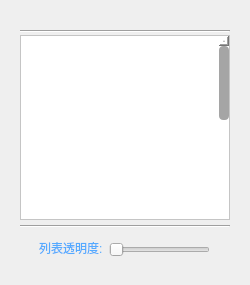
<?xml version="1.0" encoding="UTF-8"?>
<ui version="4.0">
 <class>skinbox</class>
 <widget class="QDialog" name="skinbox">
  <property name="geometry">
   <rect>
    <x>0</x>
    <y>0</y>
    <width>250</width>
    <height>285</height>
   </rect>
  </property>
  <property name="minimumSize">
   <size>
    <width>250</width>
    <height>285</height>
   </size>
  </property>
  <property name="maximumSize">
   <size>
    <width>250</width>
    <height>285</height>
   </size>
  </property>
  <property name="windowTitle">
   <string>Dialog</string>
  </property>
  <property name="styleSheet">
   <string notr="true">QAbstractScrollArea</string>
  </property>
  <widget class="QWidget" name="widget" native="true">
   <property name="geometry">
    <rect>
     <x>0</x>
     <y>0</y>
     <width>250</width>
     <height>285</height>
    </rect>
   </property>
   <property name="minimumSize">
    <size>
     <width>250</width>
     <height>285</height>
    </size>
   </property>
   <property name="maximumSize">
    <size>
     <width>250</width>
     <height>285</height>
    </size>
   </property>
   <property name="styleSheet">
    <string notr="true">border-image: url(:/image/skinbg.png);border-image: url(:/image/skinbg.png);</string>
   </property>
   <widget class="QSlider" name="horizontalSlider">
    <property name="geometry">
     <rect>
      <x>109</x>
      <y>240</y>
      <width>101</width>
      <height>20</height>
     </rect>
    </property>
    <property name="styleSheet">
     <string notr="true"/>
    </property>
    <property name="orientation">
     <enum>Qt::Horizontal</enum>
    </property>
   </widget>
   <widget class="QLabel" name="label">
    <property name="geometry">
     <rect>
      <x>39</x>
      <y>240</y>
      <width>65</width>
      <height>16</height>
     </rect>
    </property>
    <property name="styleSheet">
     <string notr="true">color: rgb(85, 170, 255);
border-image:NULL;</string>
    </property>
    <property name="text">
     <string>列表透明度:</string>
    </property>
   </widget>
   <widget class="Line" name="line_2">
    <property name="geometry">
     <rect>
      <x>20</x>
      <y>30</y>
      <width>210</width>
      <height>3</height>
     </rect>
    </property>
    <property name="styleSheet">
     <string notr="true">border-image:NUL</string>
    </property>
    <property name="orientation">
     <enum>Qt::Horizontal</enum>
    </property>
   </widget>
   <widget class="Line" name="line_3">
    <property name="geometry">
     <rect>
      <x>20</x>
      <y>225</y>
      <width>210</width>
      <height>3</height>
     </rect>
    </property>
    <property name="styleSheet">
     <string notr="true">border-image:NUL</string>
    </property>
    <property name="orientation">
     <enum>Qt::Horizontal</enum>
    </property>
   </widget>
   <widget class="QScrollArea" name="scrollArea">
    <property name="geometry">
     <rect>
      <x>20</x>
      <y>35</y>
      <width>210</width>
      <height>185</height>
     </rect>
    </property>
    <property name="styleSheet">
     <string notr="true">QWidget{background:white;border-image:NULL}
QScrollBar{background:white; width: 10px;margin: 10px 0 10px 0;}
QScrollBar::handle{background:rgb(165,165,165); border:0px solid transparent; border-radius:4px;}
QScrollBar::handle:hover{background:rgb(77,77,77); border-radius:4px;}
QScrollBar::add-line:vertical {background:gray;border-image: url(:/image/down.png); height: 10px; subcontrol-position: bottom;subcontrol-origin: margin;}
QScrollBar::sub-line:vertical {background:gray;border-image: url(:/image/top.png);height: 10px;subcontrol-position: top;subcontrol-origin: margin;}
QScrollBar::add-page:vertical, QScrollBar::sub-page:vertical {background:white;}


</string>
    </property>
    <property name="verticalScrollBarPolicy">
     <enum>Qt::ScrollBarAlwaysOn</enum>
    </property>
    <property name="widgetResizable">
     <bool>true</bool>
    </property>
    <widget class="QWidget" name="scrollAreaWidgetContents">
     <property name="geometry">
      <rect>
       <x>0</x>
       <y>0</y>
       <width>198</width>
       <height>400</height>
      </rect>
     </property>
     <property name="minimumSize">
      <size>
       <width>100</width>
       <height>400</height>
      </size>
     </property>
    </widget>
   </widget>
  </widget>
 </widget>
 <resources/>
 <connections/>
</ui>
